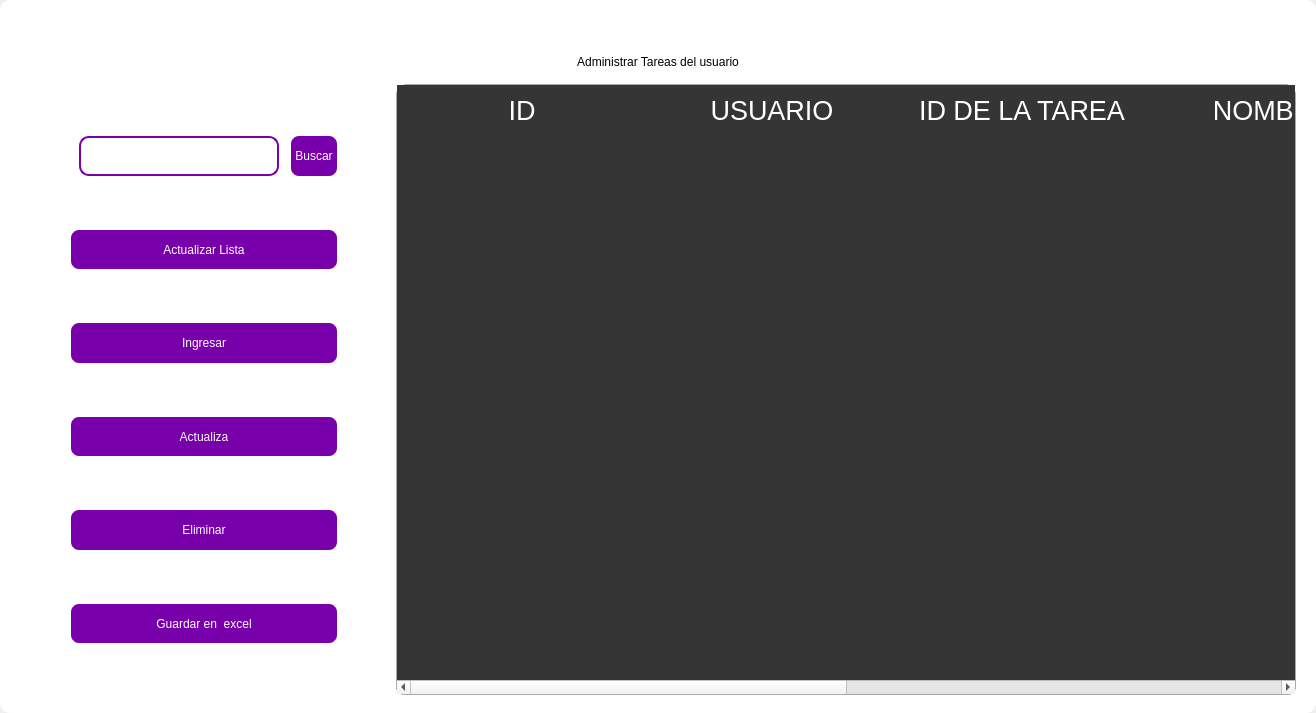
<?xml version="1.0" encoding="UTF-8"?>
<ui version="4.0">
 <class>MainWindow</class>
 <widget class="QMainWindow" name="MainWindow">
  <property name="geometry">
   <rect>
    <x>0</x>
    <y>0</y>
    <width>1316</width>
    <height>713</height>
   </rect>
  </property>
  <property name="windowTitle">
   <string>MainWindow</string>
  </property>
  <property name="styleSheet">
   <string notr="true"/>
  </property>
  <widget class="QWidget" name="centralwidget">
   <property name="styleSheet">
    <string notr="true"/>
   </property>
   <layout class="QVBoxLayout" name="verticalLayout">
    <property name="spacing">
     <number>0</number>
    </property>
    <property name="leftMargin">
     <number>0</number>
    </property>
    <property name="topMargin">
     <number>0</number>
    </property>
    <property name="rightMargin">
     <number>0</number>
    </property>
    <property name="bottomMargin">
     <number>0</number>
    </property>
    <item>
     <widget class="QFrame" name="frame">
      <property name="enabled">
       <bool>true</bool>
      </property>
      <property name="styleSheet">
       <string notr="true">
QFrame {
border-radius:10px;
	background-color: rgb(255, 255, 255);
 }
</string>
      </property>
      <property name="frameShape">
       <enum>QFrame::StyledPanel</enum>
      </property>
      <property name="frameShadow">
       <enum>QFrame::Raised</enum>
      </property>
      <layout class="QVBoxLayout" name="verticalLayout_2">
       <item>
        <widget class="QFrame" name="frame_superior">
         <property name="minimumSize">
          <size>
           <width>0</width>
           <height>40</height>
          </size>
         </property>
         <property name="maximumSize">
          <size>
           <width>16777215</width>
           <height>40</height>
          </size>
         </property>
         <property name="styleSheet">
          <string notr="true">QPushButton{
border-radius:18px;
}

QPushButton:hover{
	background-color: rgb(0, 0, 0);
}
</string>
         </property>
         <property name="frameShape">
          <enum>QFrame::StyledPanel</enum>
         </property>
         <property name="frameShadow">
          <enum>QFrame::Raised</enum>
         </property>
         <layout class="QHBoxLayout" name="horizontalLayout_3">
          <property name="spacing">
           <number>4</number>
          </property>
          <property name="leftMargin">
           <number>0</number>
          </property>
          <property name="topMargin">
           <number>0</number>
          </property>
          <property name="rightMargin">
           <number>0</number>
          </property>
          <property name="bottomMargin">
           <number>0</number>
          </property>
          <item>
           <widget class="QPushButton" name="btn_icon">
            <property name="text">
             <string/>
            </property>
            <property name="iconSize">
             <size>
              <width>40</width>
              <height>40</height>
             </size>
            </property>
           </widget>
          </item>
          <item>
           <spacer name="horizontalSpacer_2">
            <property name="orientation">
             <enum>Qt::Horizontal</enum>
            </property>
            <property name="sizeHint" stdset="0">
             <size>
              <width>443</width>
              <height>20</height>
             </size>
            </property>
           </spacer>
          </item>
          <item>
           <widget class="QPushButton" name="btn_exit">
            <property name="minimumSize">
             <size>
              <width>38</width>
              <height>38</height>
             </size>
            </property>
            <property name="maximumSize">
             <size>
              <width>38</width>
              <height>38</height>
             </size>
            </property>
            <property name="cursor">
             <cursorShape>PointingHandCursor</cursorShape>
            </property>
            <property name="text">
             <string/>
            </property>
            <property name="iconSize">
             <size>
              <width>35</width>
              <height>35</height>
             </size>
            </property>
           </widget>
          </item>
          <item>
           <widget class="QPushButton" name="bt_minimizar">
            <property name="minimumSize">
             <size>
              <width>38</width>
              <height>38</height>
             </size>
            </property>
            <property name="maximumSize">
             <size>
              <width>38</width>
              <height>38</height>
             </size>
            </property>
            <property name="cursor">
             <cursorShape>PointingHandCursor</cursorShape>
            </property>
            <property name="text">
             <string/>
            </property>
            <property name="icon">
             <iconset>
              <normaloff>image/minus.svg</normaloff>image/minus.svg</iconset>
            </property>
            <property name="iconSize">
             <size>
              <width>38</width>
              <height>38</height>
             </size>
            </property>
           </widget>
          </item>
          <item>
           <widget class="QPushButton" name="bt_maximizar">
            <property name="minimumSize">
             <size>
              <width>38</width>
              <height>38</height>
             </size>
            </property>
            <property name="maximumSize">
             <size>
              <width>38</width>
              <height>38</height>
             </size>
            </property>
            <property name="cursor">
             <cursorShape>PointingHandCursor</cursorShape>
            </property>
            <property name="text">
             <string/>
            </property>
            <property name="icon">
             <iconset>
              <normaloff>image/chevron-up.svg</normaloff>image/chevron-up.svg</iconset>
            </property>
            <property name="iconSize">
             <size>
              <width>38</width>
              <height>38</height>
             </size>
            </property>
           </widget>
          </item>
          <item>
           <widget class="QPushButton" name="bt_restaurar">
            <property name="minimumSize">
             <size>
              <width>38</width>
              <height>38</height>
             </size>
            </property>
            <property name="maximumSize">
             <size>
              <width>38</width>
              <height>38</height>
             </size>
            </property>
            <property name="cursor">
             <cursorShape>PointingHandCursor</cursorShape>
            </property>
            <property name="text">
             <string/>
            </property>
            <property name="icon">
             <iconset>
              <normaloff>image/chevron-down.svg</normaloff>image/chevron-down.svg</iconset>
            </property>
            <property name="iconSize">
             <size>
              <width>38</width>
              <height>38</height>
             </size>
            </property>
           </widget>
          </item>
          <item>
           <widget class="QPushButton" name="bt_cerrar">
            <property name="minimumSize">
             <size>
              <width>38</width>
              <height>38</height>
             </size>
            </property>
            <property name="maximumSize">
             <size>
              <width>38</width>
              <height>38</height>
             </size>
            </property>
            <property name="cursor">
             <cursorShape>PointingHandCursor</cursorShape>
            </property>
            <property name="text">
             <string/>
            </property>
            <property name="icon">
             <iconset>
              <normaloff>image/x.svg</normaloff>image/x.svg</iconset>
            </property>
            <property name="iconSize">
             <size>
              <width>38</width>
              <height>38</height>
             </size>
            </property>
           </widget>
          </item>
         </layout>
        </widget>
       </item>
       <item>
        <widget class="QLabel" name="label">
         <property name="styleSheet">
          <string notr="true">font: 30pt &quot;MS Shell Dlg 2&quot;;
color: rgb(0, 0, 0);</string>
         </property>
         <property name="text">
          <string>Administrar Tareas del usuario</string>
         </property>
         <property name="alignment">
          <set>Qt::AlignCenter</set>
         </property>
        </widget>
       </item>
       <item>
        <widget class="QFrame" name="frame_3">
         <property name="minimumSize">
          <size>
           <width>0</width>
           <height>0</height>
          </size>
         </property>
         <property name="frameShape">
          <enum>QFrame::StyledPanel</enum>
         </property>
         <property name="frameShadow">
          <enum>QFrame::Raised</enum>
         </property>
         <layout class="QHBoxLayout" name="horizontalLayout_4">
          <property name="leftMargin">
           <number>9</number>
          </property>
          <property name="topMargin">
           <number>9</number>
          </property>
          <property name="rightMargin">
           <number>9</number>
          </property>
          <item>
           <layout class="QVBoxLayout" name="verticalLayout_4">
            <property name="spacing">
             <number>50</number>
            </property>
            <property name="sizeConstraint">
             <enum>QLayout::SetDefaultConstraint</enum>
            </property>
            <property name="leftMargin">
             <number>50</number>
            </property>
            <property name="topMargin">
             <number>50</number>
            </property>
            <property name="rightMargin">
             <number>50</number>
            </property>
            <property name="bottomMargin">
             <number>50</number>
            </property>
            <item>
             <layout class="QHBoxLayout" name="horizontalLayout">
              <property name="spacing">
               <number>10</number>
              </property>
              <property name="leftMargin">
               <number>10</number>
              </property>
              <property name="topMargin">
               <number>0</number>
              </property>
              <property name="bottomMargin">
               <number>0</number>
              </property>
              <item>
               <widget class="QLineEdit" name="searchtxt">
                <property name="minimumSize">
                 <size>
                  <width>200</width>
                  <height>25</height>
                 </size>
                </property>
                <property name="maximumSize">
                 <size>
                  <width>150</width>
                  <height>40</height>
                 </size>
                </property>
                <property name="styleSheet">
                 <string notr="true">QLabel {
	color: rgb(255, 255, 254);
	font: 12pt &quot;Arial&quot;;
	background-color: rgba(0, 0, 0,0);
}

QTextEdit{
background-color: rgba(0, 0, 0,0);
border-radius:10px; 
font: 12pt &quot;Arial&quot;;
color: rgb(255, 255, 254);
border: 2px solid  rgb(255, 255, 255);

}

QTextEdit:hover{
background-color: rgba(0, 0, 0,0);
border-radius:10px; 
font: 12pt &quot;Arial&quot;;
border: 2px solid  rgb(120, 0, 171);
}

QTextEdit:focus{
background-color: rgb(0, 0, 0);
border-radius:10px; 
font: 12pt &quot;Arial&quot;;
border: 2px solid rgb(120, 0, 171);
}

QLineEdit{
background-color: rgba(0, 0, 0,0);
border-radius:10px; 
font: 12pt &quot;Arial&quot;;
color: rgb(255, 255, 254);
border: 2px solid  rgb(120, 0, 171);
}

QLineEdit:hover{
background-color: rgba(0, 0, 0,0);
border-radius:10px; 
font: 12pt &quot;Arial&quot;;
border: 2px solid  rgb(120, 0, 171);
}

QLineEdit:focus{
background-color: rgb(0, 0, 0);
border-radius:10px; 
font: 12pt &quot;Arial&quot;;
border: 2px solid rgb(120, 0, 171);
}

QCheckBox{
	font: 12pt &quot;Arial&quot;;
	color: rgb(255, 255, 255);
}

QCheckBox::indicator {
    width: 18px;
    height:18px;
}

QCheckBox::indicator:unchecked {
   background-image: url(image/square.svg);
}

QCheckBox::indicator:checked {
   background-image: url(image/check-square.svg);
}

QPushButton{
border-radius:10px; 
font: 12pt &quot;Arial&quot;;
color: rgb(255, 255, 254);
border: 2px solid #ffffff;
}

QPushButton:hover{
border-radius:10px; 
font: 12pt &quot;Arial&quot;;
color: rgb(255, 255, 255);
border: 2px solid rgb(120, 0, 171);
	background-color: rgb(120, 0, 171);
}
</string>
                </property>
               </widget>
              </item>
              <item>
               <widget class="QPushButton" name="btn_search">
                <property name="sizePolicy">
                 <sizepolicy hsizetype="Minimum" vsizetype="Fixed">
                  <horstretch>0</horstretch>
                  <verstretch>0</verstretch>
                 </sizepolicy>
                </property>
                <property name="minimumSize">
                 <size>
                  <width>0</width>
                  <height>15</height>
                 </size>
                </property>
                <property name="maximumSize">
                 <size>
                  <width>100</width>
                  <height>50</height>
                 </size>
                </property>
                <property name="cursor">
                 <cursorShape>PointingHandCursor</cursorShape>
                </property>
                <property name="styleSheet">
                 <string notr="true">QPushButton{
border-radius:10px; 
font: 12pt &quot;Arial&quot;;
color: rgb(255, 255, 254);
border: 2px solid #ffffff;
	background-color: rgb(120, 0, 171);
}

QPushButton:hover{
border-radius:10px; 
font: 12pt &quot;Arial&quot;;
color: rgb(255, 255, 255);
border: 2px solid rgb(120, 0, 171);
	background-color: rgb(120, 0, 171);
}</string>
                </property>
                <property name="text">
                 <string>Buscar</string>
                </property>
               </widget>
              </item>
             </layout>
            </item>
            <item>
             <widget class="QPushButton" name="btn_get">
              <property name="minimumSize">
               <size>
                <width>50</width>
                <height>40</height>
               </size>
              </property>
              <property name="maximumSize">
               <size>
                <width>300</width>
                <height>50</height>
               </size>
              </property>
              <property name="cursor">
               <cursorShape>PointingHandCursor</cursorShape>
              </property>
              <property name="styleSheet">
               <string notr="true">QPushButton{
border-radius:10px; 
font: 12pt &quot;Arial&quot;;
color: rgb(255, 255, 254);
border: 2px solid #ffffff;
	background-color: rgb(120, 0, 171);
}

QPushButton:hover{
border-radius:10px; 
font: 12pt &quot;Arial&quot;;
color: rgb(255, 255, 255);
border: 2px solid rgb(120, 0, 171);
	background-color: rgb(120, 0, 171);
}</string>
              </property>
              <property name="text">
               <string>Actualizar Lista</string>
              </property>
              <property name="iconSize">
               <size>
                <width>35</width>
                <height>35</height>
               </size>
              </property>
             </widget>
            </item>
            <item>
             <widget class="QPushButton" name="btn_add">
              <property name="minimumSize">
               <size>
                <width>0</width>
                <height>40</height>
               </size>
              </property>
              <property name="maximumSize">
               <size>
                <width>300</width>
                <height>50</height>
               </size>
              </property>
              <property name="cursor">
               <cursorShape>PointingHandCursor</cursorShape>
              </property>
              <property name="styleSheet">
               <string notr="true">QPushButton{
border-radius:10px; 
font: 12pt &quot;Arial&quot;;
color: rgb(255, 255, 254);
border: 2px solid #ffffff;
	background-color: rgb(120, 0, 171);
}

QPushButton:hover{
border-radius:10px; 
font: 12pt &quot;Arial&quot;;
color: rgb(255, 255, 255);
border: 2px solid rgb(120, 0, 171);
	background-color: rgb(120, 0, 171);
}</string>
              </property>
              <property name="text">
               <string>Ingresar</string>
              </property>
              <property name="iconSize">
               <size>
                <width>35</width>
                <height>35</height>
               </size>
              </property>
             </widget>
            </item>
            <item>
             <widget class="QPushButton" name="btn_update">
              <property name="minimumSize">
               <size>
                <width>0</width>
                <height>40</height>
               </size>
              </property>
              <property name="maximumSize">
               <size>
                <width>300</width>
                <height>50</height>
               </size>
              </property>
              <property name="cursor">
               <cursorShape>PointingHandCursor</cursorShape>
              </property>
              <property name="styleSheet">
               <string notr="true">QPushButton{
border-radius:10px; 
font: 12pt &quot;Arial&quot;;
color: rgb(255, 255, 254);
border: 2px solid #ffffff;
	background-color: rgb(120, 0, 171);
}

QPushButton:hover{
border-radius:10px; 
font: 12pt &quot;Arial&quot;;
color: rgb(255, 255, 255);
border: 2px solid rgb(120, 0, 171);
	background-color: rgb(120, 0, 171);
}</string>
              </property>
              <property name="text">
               <string>Actualiza</string>
              </property>
              <property name="iconSize">
               <size>
                <width>35</width>
                <height>35</height>
               </size>
              </property>
             </widget>
            </item>
            <item>
             <widget class="QPushButton" name="btn_delete">
              <property name="minimumSize">
               <size>
                <width>0</width>
                <height>40</height>
               </size>
              </property>
              <property name="maximumSize">
               <size>
                <width>300</width>
                <height>50</height>
               </size>
              </property>
              <property name="cursor">
               <cursorShape>PointingHandCursor</cursorShape>
              </property>
              <property name="styleSheet">
               <string notr="true">QPushButton{
border-radius:10px; 
font: 12pt &quot;Arial&quot;;
color: rgb(255, 255, 254);
border: 2px solid #ffffff;
	background-color: rgb(120, 0, 171);
}

QPushButton:hover{
border-radius:10px; 
font: 12pt &quot;Arial&quot;;
color: rgb(255, 255, 255);
border: 2px solid rgb(120, 0, 171);
	background-color: rgb(120, 0, 171);
}</string>
              </property>
              <property name="text">
               <string>Eliminar</string>
              </property>
              <property name="iconSize">
               <size>
                <width>35</width>
                <height>35</height>
               </size>
              </property>
             </widget>
            </item>
            <item>
             <widget class="QPushButton" name="btn_excel">
              <property name="minimumSize">
               <size>
                <width>10</width>
                <height>40</height>
               </size>
              </property>
              <property name="maximumSize">
               <size>
                <width>300</width>
                <height>50</height>
               </size>
              </property>
              <property name="cursor">
               <cursorShape>PointingHandCursor</cursorShape>
              </property>
              <property name="styleSheet">
               <string notr="true">QPushButton{
border-radius:10px; 
font: 12pt &quot;Arial&quot;;
color: rgb(255, 255, 254);
border: 2px solid #ffffff;
	background-color: rgb(120, 0, 171);
}

QPushButton:hover{
border-radius:10px; 
font: 12pt &quot;Arial&quot;;
color: rgb(255, 255, 255);
border: 2px solid rgb(120, 0, 171);
	background-color: rgb(120, 0, 171);
}</string>
              </property>
              <property name="text">
               <string>Guardar en  excel</string>
              </property>
              <property name="iconSize">
               <size>
                <width>35</width>
                <height>35</height>
               </size>
              </property>
             </widget>
            </item>
           </layout>
          </item>
          <item>
           <widget class="QTableWidget" name="table_task">
            <property name="minimumSize">
             <size>
              <width>900</width>
              <height>0</height>
             </size>
            </property>
            <property name="maximumSize">
             <size>
              <width>700</width>
              <height>16777215</height>
             </size>
            </property>
            <property name="styleSheet">
             <string notr="true">QTableView {

	border: 1px solid rgba(255,255,255,40);
	border-bottom-right-radius: 7px; 
	border-bottom-left-radius: 7px; 
	color: white;
	font: 15pt &quot;MS Shell Dlg 2&quot;;
	background-color: rgb(53, 53, 53);
}

QHeaderView::section {
background-color: rgb(53, 53, 53);
color: white;
border: none;
height: 50px;
font-size: 20pt;
}

QTableView::item {
    border-style: none;
    border-bottom: 1px solid rgba(255,255,255,50);
    padding-left: auto;
    padding-right: auto;
}

QTableView::item:selected{
	border: none;
	color: rgb(255, 255, 255);
    background-color: rgba(255, 255, 255, 50);
}
</string>
            </property>
            <property name="lineWidth">
             <number>1</number>
            </property>
            <property name="editTriggers">
             <set>QAbstractItemView::NoEditTriggers</set>
            </property>
            <attribute name="horizontalHeaderDefaultSectionSize">
             <number>250</number>
            </attribute>
            <column>
             <property name="text">
              <string>ID</string>
             </property>
            </column>
            <column>
             <property name="text">
              <string>USUARIO</string>
             </property>
            </column>
            <column>
             <property name="text">
              <string>ID DE LA TAREA</string>
             </property>
            </column>
            <column>
             <property name="text">
              <string>NOMBRE</string>
             </property>
            </column>
            <column>
             <property name="text">
              <string>DESCRIPCIÓN</string>
             </property>
            </column>
            <column>
             <property name="text">
              <string>ESTADO</string>
             </property>
            </column>
           </widget>
          </item>
         </layout>
        </widget>
       </item>
      </layout>
     </widget>
    </item>
   </layout>
  </widget>
 </widget>
 <resources/>
 <connections/>
</ui>
